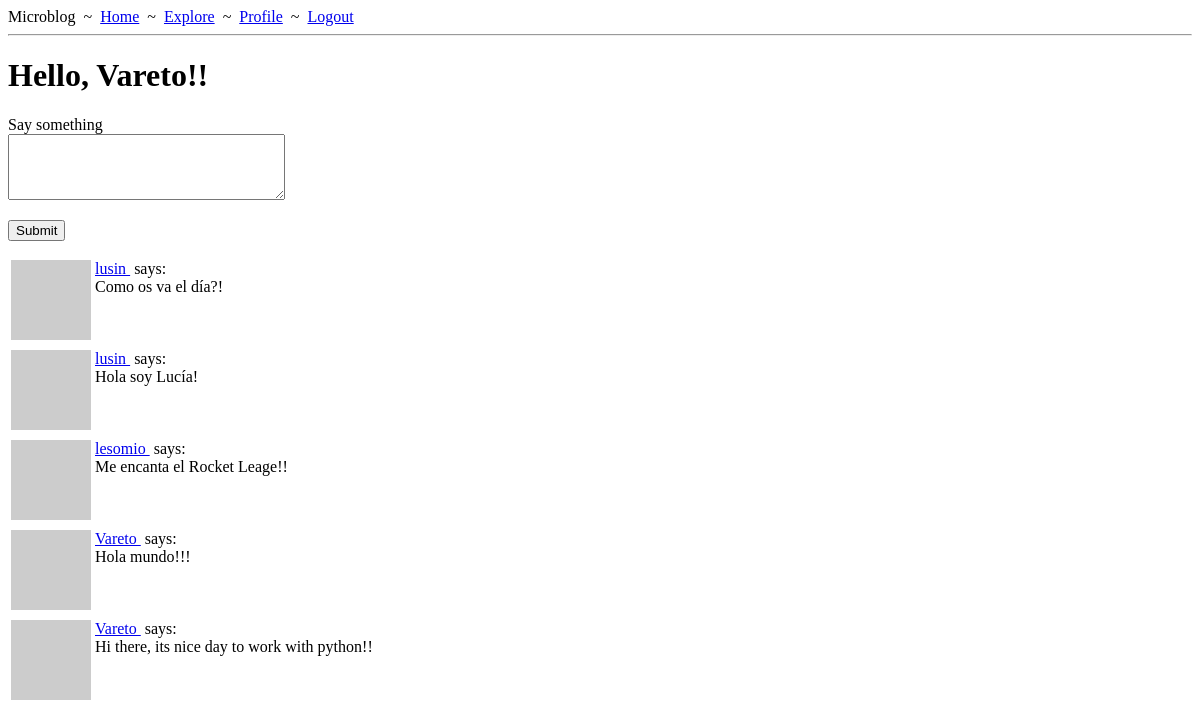
Before: /index (signed in) with the older database file.
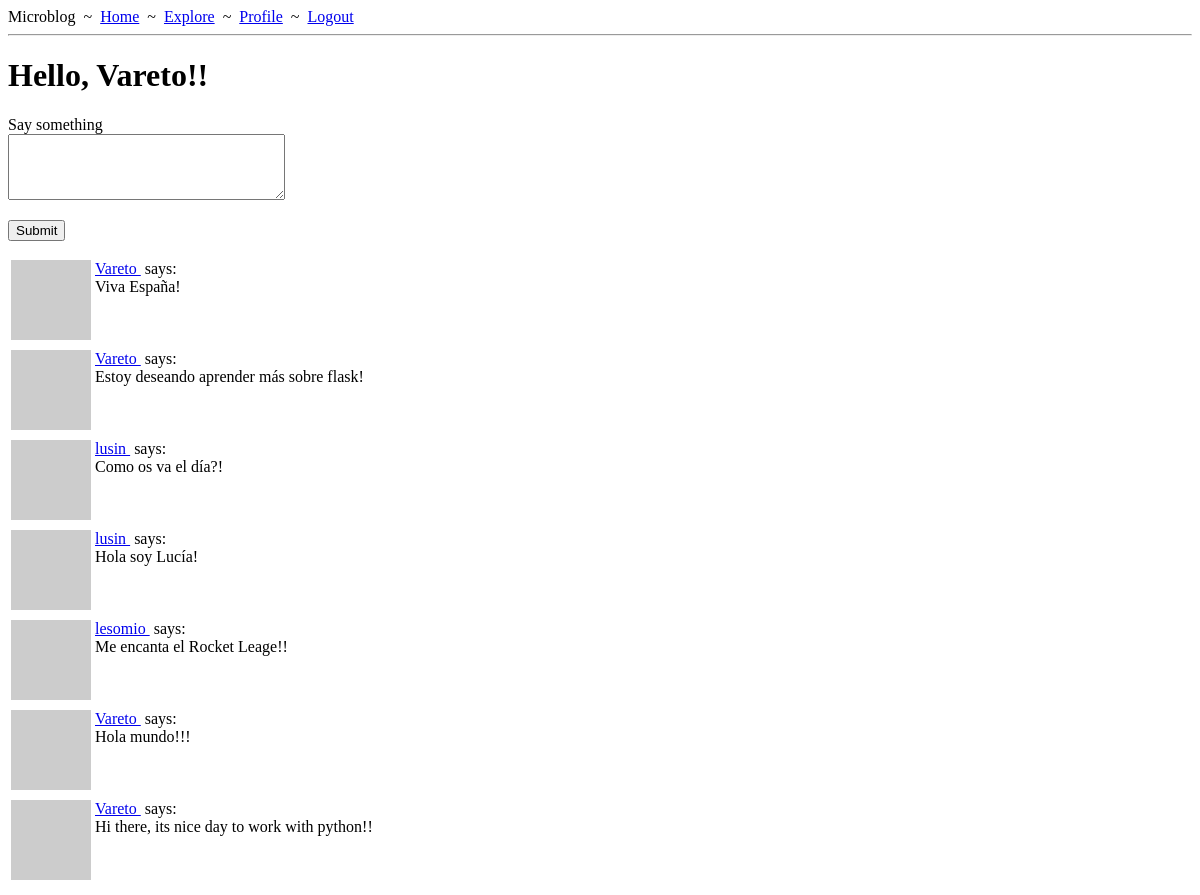
After: the same page with the newer database file.
### app/models.py (models this page shows, shortened)
class User(UserMixin, db.Model):
    id: so.Mapped[int] = so.mapped_column(primary_key=True)
    username: so.Mapped[str] = so.mapped_column(sa.String(64), index=True,
                                                unique=True)
    email: so.Mapped[str] = so.mapped_column(sa.String(120), index=True,
                                             unique=True)
    password_hash: so.Mapped[Optional[str]] = so.mapped_column(sa.String(256))
    posts: so.WriteOnlyMapped['Post'] = so.relationship(
        back_populates='author'
    )
    following: so.WriteOnlyMapped['User'] = so.relationship(
        secondary=followers,
        primaryjoin=(followers.c.follower_id == id),
        secondaryjoin=(followers.c.followed_id == id),
        back_populates='followers'
    )
    followers: so.WriteOnlyMapped['User'] = so.relationship(
        secondary=followers,
        primaryjoin=(followers.c.followed_id == id),
        secondaryjoin=(followers.c.follower_id == id),
        back_populates='following'
    )
    about_me: so.Mapped[Optional[str]] = so.mapped_column(sa.String(140))
    last_seen: so.Mapped[Optional[datetime]] = so.mapped_column(
        default=lambda: datetime.now(timezone.utc))
    def avatar(self, size):
        digest = md5(self.email.lower().encode('utf-8')).hexdigest()
        return f'https://www.gravatar.com/avatar/{digest}?d=identicon&s={size}'
    def following_posts(self):
        Author = so.aliased(User)
        Follower = so.aliased(User)
        return (
            sa.select(Post)
            .join(Post.author.of_type(Author))
            .join(Author.followers.of_type(Follower), isouter=True)
            .where(sa.or_(
                Follower.id == self.id,
                Author.id == self.id
            ))
            .group_by(Post)
            .order_by(Post.timestamp.desc())
        )

class Post(db.Model):
    id: so.Mapped[int] = so.mapped_column(primary_key=True)
    body: so.Mapped[str] = so.mapped_column(sa.String(140))
    timestamp: so.Mapped[datetime] = so.mapped_column(
        index=True, default=lambda: datetime.now(timezone.utc)
    )
    user_id: so.Mapped[int] = so.mapped_column(sa.ForeignKey(User.id),
                                               index=True)
    author: so.Mapped[User] = so.relationship(back_populates='posts')

### app/routes.py (the view)
@app.route('/', methods=['GET', 'POST'])
@app.route('/index', methods=['GET', 'POST'])
@login_required
def index():
    form = PostForm()
    if form.validate_on_submit():
        post = Post(body=form.post.data, author=current_user)
        db.session.add(post)
        db.session.commit()
        flash('Your post is now live!')
        return redirect(url_for('index'))
    page = request.args.get('page', 1, type=int)
    posts = db.paginate(current_user.following_posts(), page=page,
                        per_page=app.config['POSTS_PER_PAGE'], error_out=False)
    next_url = url_for('index', page=posts.next_num) \
        if posts.has_next else None
    prev_url = url_for('index', page=posts.prev_num) \
        if posts.has_prev else None
    return render_template('index.html', title='Home', form=form,
                           posts=posts.items, next_url=next_url,
                           prev_url=prev_url)

### app/forms.py
class PostForm(FlaskForm):
    post = TextAreaField('Say something', validators=[
        DataRequired(), Length(min=1, max=140)])
    submit = SubmitField('Submit')

### app/models.py (called while the page is built)
@login.user_loader
def load_user(id):
    return db.session.get(User, int(id))

### app/routes.py (called while the page is built)
@app.before_request
def before_request():
    if current_user.is_authenticated:
        current_user.last_seen = datetime.now(timezone.utc)
        db.session.commit()

### app/templates/index.html (shortened to what this page needs)
{% extends "base.html" %}
{% block content %}
    <h1>Hello, {{ current_user.username }}!!</h1>
    {% if form %}
    <form action="" method="post">
        <p>
            {{ form.post.label }}<br>
            {{ form.post(cols=32, rows=4) }}<br>
        </p>
        <p>{{ form.submit() }}</p>
    </form>
    {% endif %}
    {% for post in posts %}
        {% include "_post.html" %}
    {% endfor %}
{% endblock %}

### app/templates/base.html (shortened to what this page needs)
<!DOCTYPE html>
<html>
  <head>
  </head>
  <body>
    <div>
      Microblog
      &nbsp;~&nbsp;
      <a href={{ url_for('index') }}>Home</a>
      &nbsp;~&nbsp;
      <a href={{ url_for('explore') }}>Explore</a>
      &nbsp;~&nbsp;
      {% if current_user.is_anonymous %}
      <a href={{ url_for('login') }}>Login</a>
      {% else %}
      <a href={{ url_for('user', username=current_user.username) }}>Profile</a>
      &nbsp;~&nbsp;
      <a href={{ url_for('logout') }}>Logout</a>
      {% endif %}
    </div>
    <hr />
    {% block content %} {% endblock content %}
  </body>
</html>

### app/templates/_post.html
<table>
  <tr valign="top">
    <td><img src="{{ post.author.avatar(36) }}" /></td>
    <td>
      <a href="{{ url_for('user', username=post.author.username) }}">
        {{ post.author.username }}
      </a>
      &nbsp;says:<br />{{ post.body }}
    </td>
  </tr>
</table>

Changed rows visible on the page:
added Post: author.username "Vareto", body "Viva España!"
added Post: author.username "Vareto", body "Estoy deseando aprender más sobre flask!"
